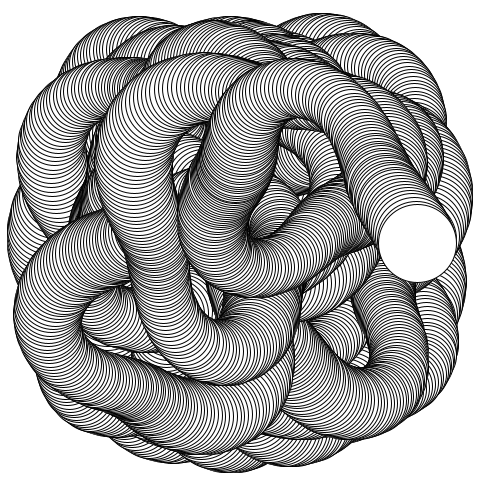
Frame 1 (no input)
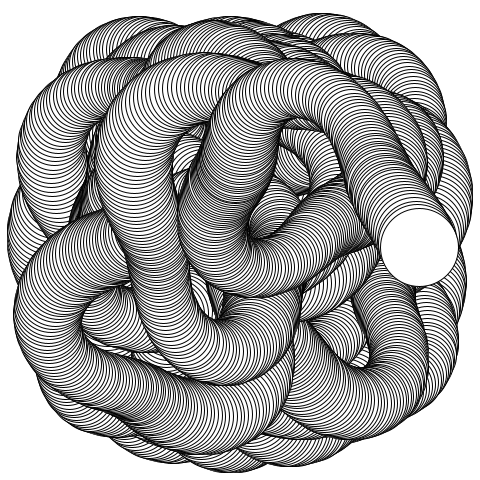
Frame 2 (the mouse pressed at the canvas centre, redrawn once)

The Processing sketch that drew these frames (run headless with seeded random() and noise(); the mouse was pressed at the canvas centre and the sketch redrawn once):

// Processing sketch: day_01
// ── day_01.pde
// Inspired by the example here:
// https://processing.org/tutorials/gettingstarted/

int t = 0;
int maxT = 10000;
int side;

float centerRW, centerW, circleRW, shiftXW, shiftYW;


void setup() {
  fill(255);
  background(255);
  size(480, 480);
  side = min(width, height);

  centerRW = 0.027 * PI;
  centerW = 0.01 * PI;
  circleRW = 0.021 * PI;
  shiftXW = 0.0018 * PI;
  shiftYW = 0.0028 * PI;

  for (t = 0; t <= maxT; t++) {
    step(t);
  }
  noLoop();
}

void step(int t) {

  float circleR = side/7 + 10*cos(t*circleRW);

  float centerR = side/5 + 20*sin(t*centerRW);
  float centerX = centerR * cos(t*centerW);
  float centerY = centerR * sin(t*centerW);

  float shiftR = side/6;
  float shiftX = shiftR * cos(t*shiftXW);
  float shiftY = shiftR * sin(t*shiftYW);
  
  float x = centerX + shiftX;
  float y = centerY + shiftY;
  
  ellipse(width/2 + x, height/2 + y, circleR, circleR);
}

void draw() {
  step(t);
  t++;
}
